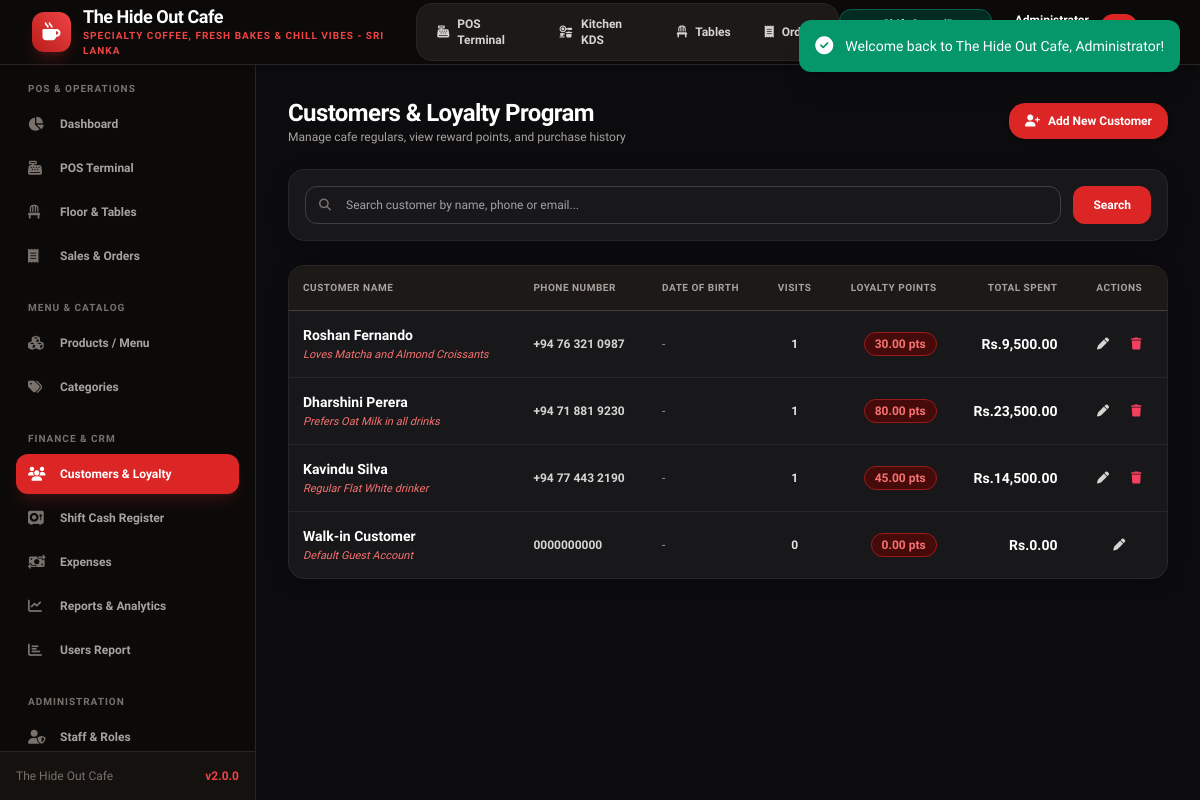
/customers.php (signed in), run on the app's committed database.
### tables this page shows
CREATE TABLE `customers` (
  `id` INT AUTO_INCREMENT PRIMARY KEY,
  `name` VARCHAR(100) NOT NULL,
  `phone` VARCHAR(25) NOT NULL UNIQUE,
  `email` VARCHAR(100) NULL,
  `dob` DATE NULL,
  `address` TEXT NULL,
    `discount_type` ENUM('percentage', 'fixed') NOT NULL DEFAULT 'percentage',
    `discount_value` DECIMAL(10,2) NOT NULL DEFAULT 0.00,
    `discount_start` DATETIME NULL,
    `discount_end` DATETIME NULL,
  `loyalty_points` DECIMAL(10,2) NOT NULL DEFAULT 0.00,
  `total_spent` DECIMAL(10,2) NOT NULL DEFAULT 0.00,
  `notes` TEXT NULL,
  `created_at` TIMESTAMP DEFAULT CURRENT_TIMESTAMP
);

### config/functions.php (called while the page is built, shortened)
<?php
require_once __DIR__ . '/database.php';
function e(?string $string): string {
    return htmlspecialchars($string ?? '', ENT_QUOTES, 'UTF-8');
}
function isLoggedIn(): bool {
    return !empty($_SESSION['user_id']) && !empty($_SESSION['user_role']);
}
function hasRole($roles): bool {
    $userRole = $_SESSION['user_role'] ?? '';
    if (is_string($roles)) {
        $roles = [$roles];
    }
    return in_array($userRole, $roles, true);
}
function getSettings(?string $key = null) {
    static $settings = null;
    if ($settings === null) {
        try {
            $rows = db()->fetchAll("SELECT setting_key, setting_value FROM settings");
            $settings = [];
            foreach ($rows as $row) {
                $settings[$row['setting_key']] = $row['setting_value'];
            }
        } catch (Exception $e) {
            $settings = [
                'cafe_name' => 'The Hide Out Cafe',
                'cafe_tagline' => 'Artisan Coffee & Bistro - Sri Lanka',
                'cafe_phone' => '+94 77 123 4567',
                'cafe_email' => 'hello@thehideoutcafe.lk',
                'cafe_address' => 'No. 45 Beach Road, Colombo 03, Sri Lanka',
                'currency_symbol' => 'Rs.',
                'currency_code' => 'LKR',
                'tax_rate' => '0.00',
                'service_charge' => '0.00',
                'receipt_header' => "THE HIDE OUT CAFE\nSpecialty Coffee & Kitchen\nColombo, Sri Lanka",
                'receipt_footer' => "Thank you for visiting The Hide Out Cafe!\nFollow us on Instagram @TheHideOutCafeLK\nFree Wi-Fi: HideOutGuest / Pass: CoffeeTime",
                'invoice_prefix' => 'HOC-',
                'enable_loyalty' => '1',
                'points_per_dollar' => '1'
            ];
        }
    }
    if ($key !== null) {
        return $settings[$key] ?? null;
    }
    return $settings;
}

### config/database.php (called while the page is built, shortened)
<?php
class Database {
    private static ?Database $instance = null;
    private ?PDO $conn = null;
    private function __construct() {
        $dsn = "mysql:host=" . DB_HOST . ";port=" . DB_PORT . ";dbname=" . DB_NAME . ";charset=" . DB_CHARSET;
        $options = [
            PDO::ATTR_ERRMODE            => PDO::ERRMODE_EXCEPTION,
            PDO::ATTR_DEFAULT_FETCH_MODE => PDO::FETCH_ASSOC,
            PDO::ATTR_EMULATE_PREPARES   => false,
            PDO::MYSQL_ATTR_INIT_COMMAND => "SET NAMES " . DB_CHARSET
        ];
        try {
            $this->conn = new PDO($dsn, DB_USER, DB_PASS, $options);
        } catch (PDOException $e) {
            if ($e->getCode() == 1049) {
                die("<h3>Database Error:</h3><p>Database <code>" . DB_NAME . "</code> does not exist. Please import <code>database/database.sql</code> into MySQL first.</p>");
            }
            die("<h3>Database Connection Failed:</h3><p>" . htmlspecialchars($e->getMessage()) . "</p>");
        }
    }
    public static function getInstance(): Database {
        if (self::$instance === null) {
            self::$instance = new self();
        }
        return self::$instance;
    }
    public function fetchAll(string $sql, array $params = []): array {
        $stmt = $this->conn->prepare($sql);
        $stmt->execute($params);
        return $stmt->fetchAll();
    }
    public function fetchOne(string $sql, array $params = []) {
        $stmt = $this->conn->prepare($sql);
        $stmt->execute($params);
        $result = $stmt->fetch();
        return $result ?: null;
    }
}
function db(): Database {
    return Database::getInstance();
}

### customers.php (the view, shortened to what this page needs)
<?php
require_once __DIR__ . '/config/functions.php';
$settings = getSettings();
$query = trim($_GET['q'] ?? '');
$perPage = 10;
$page = max(1, (int)($_GET['page'] ?? 1));
$sql = "SELECT c.*, COUNT(o.id) as order_count
        FROM customers c
        LEFT JOIN orders o ON c.id = o.customer_id
        WHERE 1=1";
$params = [];
$sql .= " GROUP BY c.id ORDER BY c.id DESC";
$countRow = db()->fetchOne("SELECT COUNT(*) AS total FROM ($sql) filtered_customers", $params);
$totalCustomers = (int)($countRow['total'] ?? 0);
$totalPages = max(1, (int)ceil($totalCustomers / $perPage));
$page = min($page, $totalPages);
$sql .= " LIMIT " . (($page - 1) * $perPage) . ", " . $perPage;
$customers = db()->fetchAll($sql, $params);
require_once __DIR__ . '/includes/header.php';
require_once __DIR__ . '/includes/sidebar.php';
?>
<main class="flex-1 overflow-y-auto p-4 sm:p-6 lg:p-8 bg-[#0c0c0e]">
    <div class="max-w-7xl mx-auto space-y-6">
        <div class="flex flex-col sm:flex-row sm:items-center justify-between gap-4">
            <div>
                <h2 class="text-2xl font-black tracking-tight text-white">Customers & Loyalty Program</h2>
                <p class="text-xs text-stone-400">Manage cafe regulars, view reward points, and purchase history</p>
            </div>
            <button onclick="openCustomerModal()" class="inline-flex items-center gap-2 px-4 py-2.5 bg-red-600 hover:bg-red-500 text-white font-bold rounded-2xl text-xs shadow-md transition">
                <i class="fa-solid fa-user-plus"></i> Add New Customer
            </button>
        </div>
        <div class="card-cafe-dark p-4">
            <form method="GET" action="customers.php" class="flex gap-3 text-xs">
                <div class="flex-1 relative">
                    <span class="absolute inset-y-0 left-0 pl-3.5 flex items-center text-stone-500"><i class="fa-solid fa-magnifying-glass"></i></span>
                    <input type="text" name="q" value="<?= e($query) ?>" placeholder="Search customer by name, phone or email..." class="w-full pl-10 pr-3 py-2.5 rounded-xl">
                </div>
                <button type="submit" class="px-5 py-2.5 bg-red-600 text-white font-bold rounded-xl shadow-xs">Search</button>
            </form>
        </div>
        <div class="card-cafe-dark overflow-hidden">
            <div class="overflow-x-auto">
                <table class="w-full text-xs text-left">
                    <thead class="bg-stone-900 text-stone-400 font-bold uppercase text-[10px] tracking-wider border-b border-stone-700">
                        <tr>
                            <th class="p-3.5">Customer Name</th>
                            <th class="p-3.5">Phone Number</th>
                            <th class="p-3.5">Date of Birth</th>
                            <th class="p-3.5 text-center">Visits</th>
                            <th class="p-3.5 text-right">Loyalty Points</th>
                            <th class="p-3.5 text-right">Total Spent</th>
                            <th class="p-3.5 text-center">Actions</th>
                        </tr>
                    </thead>
                    <tbody class="divide-y divide-stone-800">
                        <?php if (empty($customers)): ?>
                            <tr><td colspan="7" class="p-8 text-center text-stone-500">No customers found.</td></tr>
                        <?php else: ?>
                            <?php foreach ($customers as $c): ?>
                            <tr class="hover:bg-stone-800 transition">
                                <td class="p-3.5">
                                    <span class="font-bold text-white text-sm block"><?= e($c['name']) ?></span>
                                    <?php if (!empty($c['notes'])): ?>
                                        <span class="text-[11px] text-red-400 italic block mt-0.5"><?= e($c['notes']) ?></span>
                                    <?php endif; ?>
                                </td>
                                <td class="p-3.5 font-semibold text-stone-300"><?= e($c['phone']) ?></td>
                                <td class="p-3.5 text-stone-400"><?= e($c['dob'] ?? '-') ?></td>
                                <td class="p-3.5 text-center font-bold text-stone-200"><?= (int)$c['order_count'] ?></td>
                                <td class="p-3.5 text-right">
                                    <span class="px-2.5 py-1 rounded-xl bg-red-950 text-red-400 border border-red-800 font-black text-xs"><?= number_format((float)$c['loyalty_points'], 2) ?> pts</span>
                                </td>
                                <td class="p-3.5 text-right font-black text-white text-sm"><?= $currency ?><?= number_format($c['total_spent'], 2) ?></td>
                                <td class="p-3.5 text-center">
                                    <div class="flex items-center justify-center gap-1.5">
                                        <button onclick="editCustomer(<?= htmlspecialchars(json_encode($c), ENT_QUOTES, 'UTF-8') ?>)" class="p-2 hover:bg-stone-700 text-stone-300 rounded-xl transition" title="Edit">
                                            <i class="fa-solid fa-pen"></i>
                                        </button>
                                        <?php if ($c['id'] > 1 && hasRole([ROLE_ADMIN, ROLE_MANAGER])): ?>
                                            <form method="POST" action="customers.php" onsubmit="return confirm('Delete customer <?= addslashes($c['name']) ?>?');" class="inline">
                                                <button type="submit" class="p-2 hover:bg-rose-950 text-rose-500 rounded-xl transition" title="Delete">
                                                    <i class="fa-solid fa-trash"></i>
                                                </button>
                                            </form>
                                        <?php endif; ?>
                                    </div>
                                </td>
                            </tr>
                            <?php endforeach; ?>
                        <?php endif; ?>
                    </tbody>
                </table>
            </div>
        </div>
    </div>
</main>
<?php require_once __DIR__ . '/includes/footer.php'; ?>

### assets/css/style.css (style rules this page uses)
:root { --primary: #dc2626; --primary-hover: #b91c1c; --primary-dark: #991b1b; --primary-light: #fee2e2; --dark-bg: #09090b; --dark-card: #18181b; --dark-border: #27272a; --text-main: #18181b; --text-light: #f4f4f5; --success: #10b981; --warning: #f59e0b; --danger: #ef4444; }
body { font-family: 'Plus Jakarta Sans', system-ui, -apple-system, BlinkMacSystemFont, 'Segoe UI', Roboto, sans-serif; background-color: #f4f4f6; color: #18181b; }
.card-cafe-dark { background: #18181b; border: 1px solid #27272a; border-radius: 1rem; box-shadow: 0 4px 20px -2px rgba(0, 0, 0, 0.3); transition: all 0.2s ease-in-out; }
input:not([type="checkbox"]):not([type="radio"]):not([type="hidden"]):not([type="submit"]):not([type="button"]), textarea, select { background-color: #18181b !important; color: #f4f4f5 !important; border: 1px solid #3f3f46 !important; border-radius: 0.75rem; }
input::placeholder, textarea::placeholder { color: #a1a1aa !important; }

### data on the page
customers: name "Roshan Fernando", notes "Loves Matcha and Almond Croissants", phone "+94 76 321 0987", dob "-", order_count "1", loyalty_points "30.00", total_spent "9,500.00"
customers: name "Dharshini Perera", notes "Prefers Oat Milk in all drinks", phone "+94 71 881 9230", dob "-", order_count "1", loyalty_points "80.00", total_spent "23,500.00"
customers: name "Kavindu Silva", notes "Regular Flat White drinker", phone "+94 77 443 2190", dob "-", order_count "1", loyalty_points "45.00", total_spent "14,500.00"
customers: name "Walk-in Customer", notes "Default Guest Account", phone "0000000000", dob "-", order_count "0", loyalty_points "0.00", total_spent "0.00"

### other printed values
$settings['cafe_name'] "The Hide Out Cafe"
$settings['cafe_tagline'] "SPECIALTY COFFEE, FRESH BAKES & CHILL VIBES - SRI LANKA"
APP_NAME "The Hide Out Cafe"
APP_VERSION "2.0.0"
